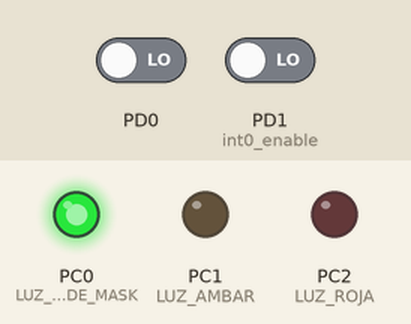
Bench run of a program on a simulated ATmega128, built with avr-gcc and emulated at 16 MHz (the files do not name the chip). On the bench: output pins drawn as LEDs (lit = HIGH). The test bench sets the inputs (shaded band); at power-on: PD0 LOW, PD1 (int0_enable) LOW.

Above: at 1.5 s.
At 3.2 s:
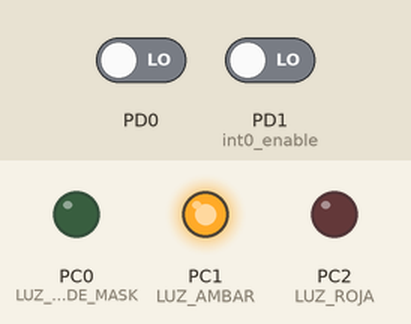
At 4.5 s:
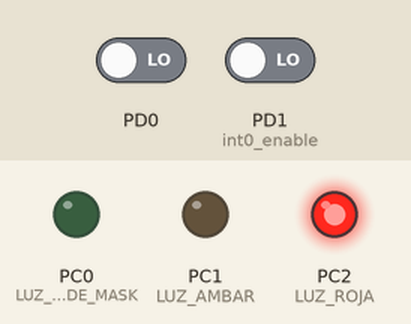
Timing chart, 0 to 7.2 s (numbered marks = the images above):
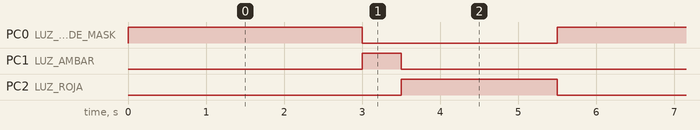

The program:

main.c
```c
/*
 * PRUEBA_SEM_INTS.c
 *
 * Created: 19/01/2023 15:47:08
 * Author : jmott
 */

#define F_CPU 16000000UL

/* Inclusión de archivos */

#include <avr/io.h>
#include <util/delay.h>
#include <avr/interrupt.h>
#include <stdbool.h>
#include <avr/wdt.h>
#include "Interrpciones.h"

/* Definicion de macros */

#define soft_reset() do { wdt_enable(WDTO_15MS); for (;;); } while (0);

// MACROS DEL SEMÁFORO

// luz verde

#define LUZ_VERDE_DDR			DDRC
#define LUZ_VERDE_PORT			PORTC
#define LUZ_VERDE				0
#define LUZ_VERDE_MASK			(1 << LUZ_VERDE)
#define LUZ_VERDE_ON()			LUZ_VERDE_PORT |= (LUZ_VERDE_MASK);
#define LUZ_VERDE_OFF()			LUZ_VERDE_PORT &= ~(LUZ_VERDE_MASK);
#define LUZ_VERDE_OUTPUT()		LUZ_VERDE_DDR |= (LUZ_VERDE_MASK);

// luz ambar

#define LUZ_AMBAR_DDR			DDRC
#define LUZ_AMBAR_PORT			PORTC
#define LUZ_AMBAR				1
#define LUZ_AMBAR_MASK			(1 << LUZ_AMBAR)
#define LUZ_AMBAR_ON()			LUZ_AMBAR_PORT |= (LUZ_AMBAR_MASK);
#define LUZ_AMBAR_OFF()			LUZ_AMBAR_PORT &= ~(LUZ_AMBAR_MASK);
#define LUZ_AMBAR_OUTPUT()		LUZ_AMBAR_DDR |= (LUZ_AMBAR_MASK);

// luz roja

#define LUZ_ROJA_DDR			DDRC
#define LUZ_ROJA_PORT			PORTC
#define LUZ_ROJA				2
#define LUZ_ROJA_MASK			(1 << LUZ_ROJA)
#define LUZ_ROJA_ON()			LUZ_ROJA_PORT |= (LUZ_ROJA_MASK);
#define LUZ_ROJA_OFF()			LUZ_ROJA_PORT &= ~(LUZ_ROJA_MASK);
#define LUZ_ROJA_OUTPUT()		LUZ_ROJA_DDR |= (LUZ_ROJA_MASK);

/* Variables globales */

typedef enum
{
	LUZ_VERDE_ACTIVADA = 0,
	LUZ_AMBAR_ACTIVADA,
	LUZ_ROJA_ACTIVADA
}_state_sem_t;

_state_sem_t actual_state = LUZ_VERDE_ACTIVADA;

bool stop_state = false;

/* Funciones de servicio a interrupciones */

ISR(INT0_vect)
{
	LUZ_VERDE_OFF();
	LUZ_ROJA_ON();
	LUZ_AMBAR_OFF();
	_delay_ms(4000);
	soft_reset();
}

ISR(INT1_vect, ISR_ALIASOF(INT0_vect));

/* Declaración de funciones */

void Init_Luces_Semaforo (void);
void Init_Interrupciones (void);

/* Principal */

int main(void)
{
	/* Replace with your application code */
	Init_Luces_Semaforo();
	Init_Interrupciones();
	while (1)
	{
		switch(actual_state)
		{
			case LUZ_VERDE_ACTIVADA:
				LUZ_VERDE_ON();
				LUZ_ROJA_OFF();
				LUZ_AMBAR_OFF();
				_delay_ms(3000);
				actual_state = LUZ_AMBAR_ACTIVADA;
			break;
			case LUZ_AMBAR_ACTIVADA:
				LUZ_VERDE_OFF();
				LUZ_ROJA_OFF();
				LUZ_AMBAR_ON();
				_delay_ms(500);
				actual_state = LUZ_ROJA_ACTIVADA;
			break;
			case LUZ_ROJA_ACTIVADA:
				LUZ_VERDE_OFF();
				LUZ_ROJA_ON();
				LUZ_AMBAR_OFF();
				_delay_ms(2000);
				actual_state = LUZ_VERDE_ACTIVADA;
			break;
		}
	}
}

/* Definición de funciones */

void Init_Interrupciones (void)
{
	_interrupciones_config_t my_ints01;

	// Int0

	my_ints01.banderas_ints = INTS_CLEAR;
	my_ints01.int0_control = INT0_ACTIV_FLANCO_SUB;
	my_ints01.int0_enable = INT0_ENABLE;

	// Int1

	my_ints01.int1_control = INT1_ACTIV_FLANCO_SUB;
	my_ints01.int1_enable = INT0_ENABLE;
	my_ints01.pull_up = INTS_PULL_UP_DISABLE;

	Interrupciones_Init(&my_ints01);
}

void Init_Luces_Semaforo (void)
{
	// Pines de las luces como salidas

	LUZ_VERDE_OUTPUT();
	LUZ_AMBAR_OUTPUT();
	LUZ_ROJA_OUTPUT();

	// Luces inician apagadas

	LUZ_VERDE_OFF();
	LUZ_AMBAR_OFF();
	LUZ_ROJA_OFF();
}
```

Interrpciones.c
```c
/*
 * Interrpciones.c
 *
 * Created: 18/01/2023 21:16:01
 *  Author: jmott
 */

#include <Interrpciones.h>

void Interrupciones_Init (_interrupciones_config_t *ints_params)
{
	// Habilitaciones del control de las interrupciones

	EICRA |= ((ints_params->int0_control & 0x03) << ISC00);
	EICRA |= ((ints_params->int1_control & 0x03) << ISC10);
	EICRA |= ((ints_params->int2_control & 0x03) << ISC20);
	EICRA |= ((ints_params->int3_control & 0x03) << ISC30);

	EICRB |= ((ints_params->int4_control & 0x03) << ISC40);
	EICRB |= ((ints_params->int5_control & 0x03) << ISC50);
	EICRB |= ((ints_params->int6_control & 0x03) << ISC60);
	EICRB |= ((ints_params->int7_control & 0x03) << ISC70);

	// Habilitacion de las interrupciones

	EIMSK |= ((ints_params->int0_enable & 0x01) << INT0) | ((ints_params->int1_enable & 0x01) << INT1);
	EIMSK |= ((ints_params->int2_enable & 0x01) << INT2) | ((ints_params->int3_enable & 0x01) << INT3);
	EIMSK |= ((ints_params->int4_enable & 0x01) << INT4) | ((ints_params->int5_enable & 0x01) << INT5);
	EIMSK |= ((ints_params->int6_enable & 0x01) << INT6) | ((ints_params->int7_enable & 0x01) << INT7);
	/*
	Si se habilita las interrupciones, se colocan los pines habilitados como entradas
	*/

	INTERRUPTS_DDR_03 &= ~(EIMSK & 0x0F);
	INTERRUPTS_DDR_47 &= ~(EIMSK & 0xF0);

	// Limpieza de las banderas

	EIFR = ints_params->banderas_ints;

	// Habilitamos los pullups
	if (ints_params->pull_up)
	{
		INTERRUPTS_PORT_03 |= (EIMSK & 0x0F);
		INTERRUPTS_PORT_47 |= (EIMSK & 0xF0);
	}
	else
	{
		INTERRUPTS_PORT_03 &= ~(EIMSK & 0x0F);
		INTERRUPTS_PORT_47 &= ~(EIMSK & 0xF0);
	}

	// Activamos las interrupciones
	sei();
}
```

Interrpciones.h
```c
/*
 * Interrpciones.h
 *
 * Created: 18/01/2023 21:15:45
 *  Author: jmott
 */


#ifndef INTERRPCIONES_H_
#define INTERRPCIONES_H_

// Inclusiones

#include <avr/interrupt.h>

// Macros

#define INTERRUPTS_DDR_03  DDRD
#define INTERRUPTS_PORT_03 PORTD

#define INTERRUPTS_DDR_47  DDRE
#define INTERRUPTS_PORT_47 PORTE

// Enumeraciones y estructuras

typedef enum
{
	INT0_ACTIV_NIVEL_BAJO = 0b00,
	INT0_ACTIV_CUALQ_FLANCO,
	INT0_ACTIV_FLANCO_BAJ,
	INT0_ACTIV_FLANCO_SUB
}_control_bits_int0_interrupciones_t;

typedef enum
{
	INT1_ACTIV_NIVEL_BAJO = 0b00,
	INT1_ACTIV_CUALQ_FLANCO,
	INT1_ACTIV_FLANCO_BAJ,
	INT1_ACTIV_FLANCO_SUB
}_control_bits_int1_interrupciones_t;

typedef enum
{
	INT2_ACTIV_NIVEL_BAJO = 0b00,
	INT2_ACTIV_CUALQ_FLANCO,
	INT2_ACTIV_FLANCO_BAJ,
	INT2_ACTIV_FLANCO_SUB
}_control_bits_int2_interrupciones_t;

typedef enum
{
	INT3_ACTIV_NIVEL_BAJO = 0b00,
	INT3_ACTIV_CUALQ_FLANCO,
	INT3_ACTIV_FLANCO_BAJ,
	INT3_ACTIV_FLANCO_SUB
}_control_bits_int3_interrupciones_t;

typedef enum
{
	INT4_ACTIV_NIVEL_BAJO = 0b00,
	INT4_ACTIV_CUALQ_FLANCO,
	INT4_ACTIV_FLANCO_BAJ,
	INT4_ACTIV_FLANCO_SUB
}_control_bits_int4_interrupciones_t;

typedef enum
{
	INT5_ACTIV_NIVEL_BAJO = 0b00,
	INT5_ACTIV_CUALQ_FLANCO,
	INT5_ACTIV_FLANCO_BAJ,
	INT5_ACTIV_FLANCO_SUB
}_control_bits_int5_interrupciones_t;

typedef enum
{
	INT6_ACTIV_NIVEL_BAJO = 0b00,
	INT6_ACTIV_CUALQ_FLANCO,
	INT6_ACTIV_FLANCO_BAJ,
	INT6_ACTIV_FLANCO_SUB
}_control_bits_int6_interrupciones_t;

typedef enum
{
	INT7_ACTIV_NIVEL_BAJO = 0b00,
	INT7_ACTIV_CUALQ_FLANCO,
	INT7_ACTIV_FLANCO_BAJ,
	INT7_ACTIV_FLANCO_SUB
}_control_bits_int7_interrupciones_t;

typedef enum{
	INT0_DISABLE = 0,
	INT0_ENABLE
}_enable_int0_interrupciones_t;

typedef enum{
	INT1_DISABLE = 0,
	INT1_ENABLE
}_enable_int1_interrupciones_t;

typedef enum{
	INT2_DISABLE = 0,
	INT2_ENABLE
}_enable_int2_interrupciones_t;

typedef enum{
	INT3_DISABLE = 0,
	INT3_ENABLE
}_enable_int3_interrupciones_t;

typedef enum{
	INT4_DISABLE = 0,
	INT4_ENABLE
}_enable_int4_interrupciones_t;

typedef enum{
	INT5_DISABLE = 0,
	INT5_ENABLE
}_enable_int5_interrupciones_t;

typedef enum{
	INT6_DISABLE = 0,
	INT6_ENABLE
}_enable_int6_interrupciones_t;

typedef enum{
	INT7_DISABLE = 0,
	INT7_ENABLE
}_enable_int7_interrupciones_t;

typedef enum{
	INTS_CLEAR = 0x00,
	INTS_SETS = 0xFF
}_interrupts_flags_interrupciones_t;

typedef	enum{
	INTS_PULL_UP_DISABLE = 0,
	INTS_PULL_UP_ENABLE
}_interrupts_pullup_interrupciones_t;

typedef struct{

	_control_bits_int0_interrupciones_t int0_control;
	_control_bits_int1_interrupciones_t int1_control;
	_control_bits_int2_interrupciones_t int2_control;
	_control_bits_int3_interrupciones_t int3_control;
	_control_bits_int4_interrupciones_t int4_control;
	_control_bits_int5_interrupciones_t int5_control;
	_control_bits_int6_interrupciones_t int6_control;
	_control_bits_int7_interrupciones_t int7_control;

	_enable_int0_interrupciones_t int0_enable;
	_enable_int1_interrupciones_t int1_enable;
	_enable_int2_interrupciones_t int2_enable;
	_enable_int3_interrupciones_t int3_enable;
	_enable_int4_interrupciones_t int4_enable;
	_enable_int5_interrupciones_t int5_enable;
	_enable_int6_interrupciones_t int6_enable;
	_enable_int7_interrupciones_t int7_enable;

	_interrupts_flags_interrupciones_t banderas_ints;

	_interrupts_pullup_interrupciones_t pull_up;

}_interrupciones_config_t;

void Interrupciones_Init (_interrupciones_config_t *ints_params);

#endif /* INTERRPCIONES_H_ */
```

Measured:
- by itself, PC0 (LUZ_VERDE_MASK): alternates HIGH for 3.0 s and LOW for 2.5 s
- by itself, PC1 (LUZ_AMBAR): alternates HIGH for 0.50 s and LOW for 5.0 s
- by itself, PC2 (LUZ_ROJA): alternates HIGH for 2.0 s and LOW for 3.5 s
